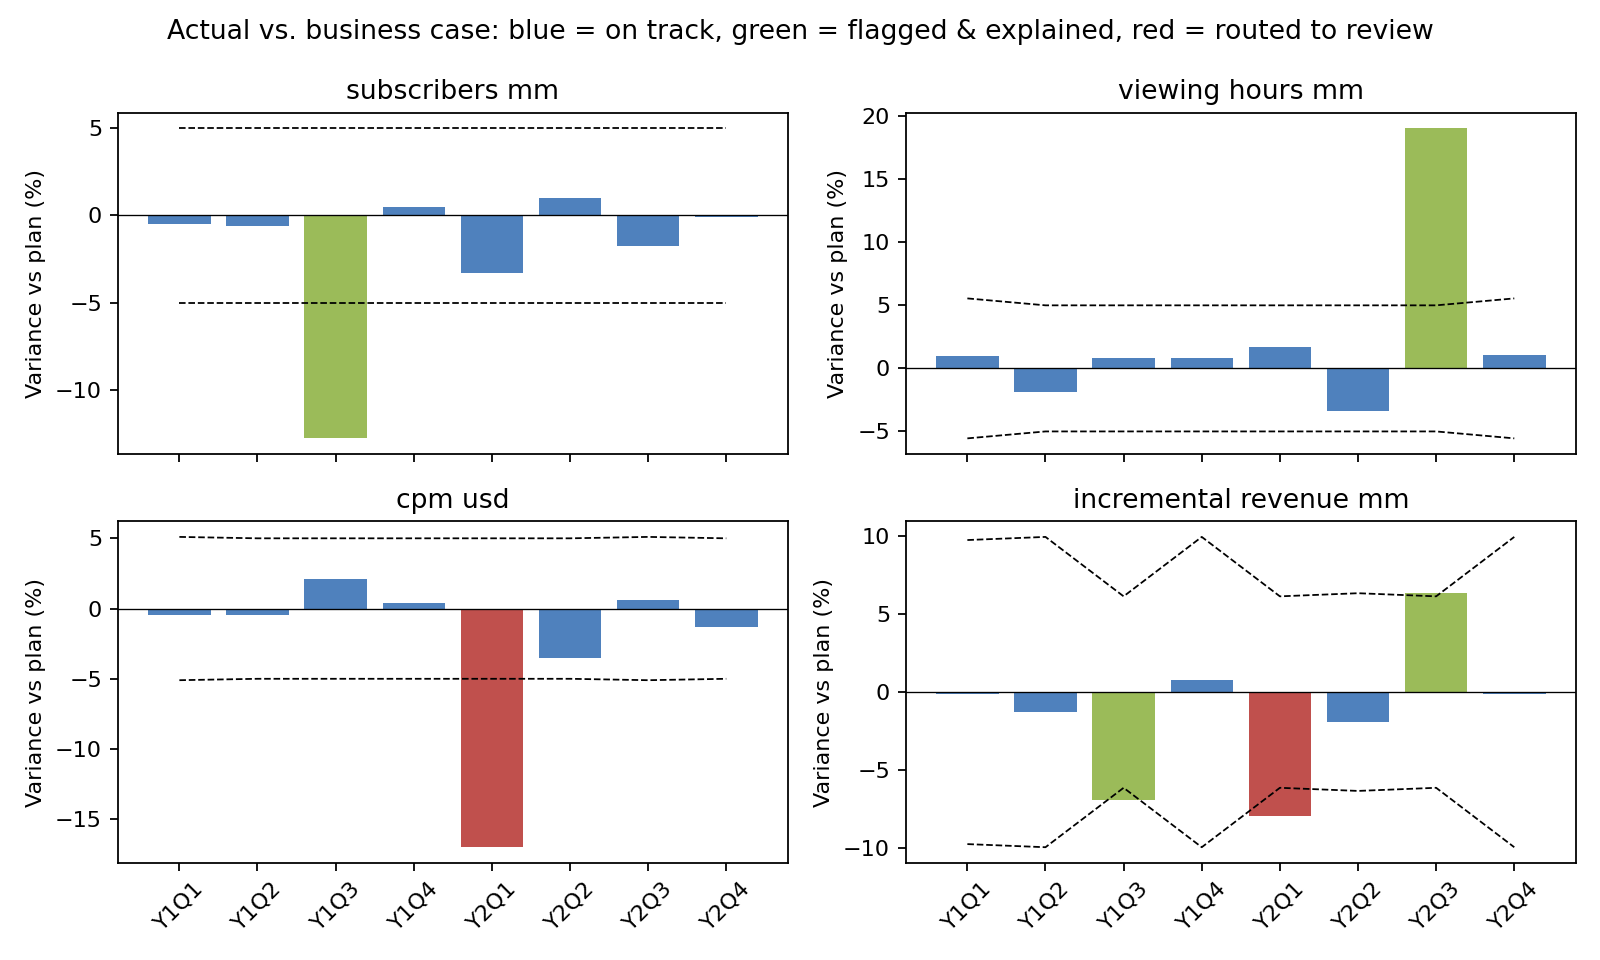

This chart was generated by the following Python code:
"""
Post-signing performance tracking: business case (plan) vs. actuals.

Reuses the approach from my Finance Forecast & Variance Automation project:
  * self-calibrating, per-KPI variance thresholds (median + scaled MAD, leave-one-out)
  * commentary gated on a documented driver in an analyst-maintained event log;
    unexplained variances are routed for review rather than given an invented cause.

Actuals are SIMULATED (seeded, reproducible) because the deal is hypothetical.
Usage: python variance_tracking.py
"""
import csv
import random
import statistics as st
from pathlib import Path

from deal_model import XLSX, load_inputs

ROOT = Path(__file__).resolve().parent
DATA, OUT = ROOT, ROOT
QUARTERS = [f"Y{y}Q{q}" for y in (1, 2) for q in (1, 2, 3, 4)]
KPIS = ["subscribers_mm", "viewing_hours_mm", "cpm_usd", "incremental_revenue_mm"]
MAD_K = 3.0          # sensitivity of the threshold
FLOOR = 0.05         # never flag variances under 5%
SEED = 7


def plan_kpis(g, d):
    """Quarterly plan for Years 1-2 of the Base case (flows split evenly across quarters)."""
    plan = []
    for yr in (1, 2):
        grow = (1 + d["growth"]) ** (yr - 1)
        subs, hours = d["subs"] * grow, d["hours"] * grow
        ad = hours * g["admin"] * g["spots"] * d["cpm"] / 1000 * g["fill"]
        incr = subs * g["price"] * (1 - g["fee"]) + ad * (1 - d["cannib"])
        for _ in range(4):
            plan.append({"subscribers_mm": subs, "viewing_hours_mm": hours / 4,
                         "cpm_usd": d["cpm"], "incremental_revenue_mm": incr / 4})
    return plan


def simulate_actuals(plan, g, d):
    """Driver KPIs = plan x small random noise, plus three injected shocks to test the flagging logic.
    Incremental revenue is then rebuilt from the simulated drivers, so driver shocks flow through to revenue."""
    rng = random.Random(SEED)
    shocks = {("Y1Q3", "subscribers_mm"): -0.15,     # documented in event log
              ("Y2Q1", "cpm_usd"): -0.18,            # NOT documented -> must route to review
              ("Y2Q3", "viewing_hours_mm"): 0.20}    # documented in event log
    actuals = []
    for q, p in zip(QUARTERS, plan):
        row = {k: p[k] * (1 + rng.gauss(0, 0.02) + shocks.get((q, k), 0.0)) for k in KPIS[:3]}
        ad = row["viewing_hours_mm"] * g["admin"] * g["spots"] * row["cpm_usd"] / 1000 * g["fill"]
        row["incremental_revenue_mm"] = row["subscribers_mm"] * g["price"] * (1 - g["fee"]) / 4 + ad * (1 - d["cannib"])
        actuals.append(row)
    return actuals


def load_event_log():
    with open(DATA / "event_log.csv", newline="") as f:
        return {(r["quarter"], r["kpi"]): r["driver"] for r in csv.DictReader(f)}


def mad_threshold(values):
    med = st.median(values)
    mad = st.median([abs(v - med) for v in values])
    return max(FLOOR, med + MAD_K * 1.4826 * mad)


def analyze(plan, actuals, events):
    rows = []
    for k in KPIS:
        pct = [(a[k] - p[k]) / p[k] for p, a in zip(plan, actuals)]
        for i, q in enumerate(QUARTERS):
            others = [abs(v) for j, v in enumerate(pct) if j != i]   # leave-one-out
            thr = mad_threshold(others)
            flag = abs(pct[i]) > thr
            upstream = [f"{kk}: {events[(q, kk)]}" for kk in KPIS[:3] if (q, kk) in events]
            if not flag:
                status, comment = "On track", ""
            elif (q, k) in events:
                status, comment = "Explained", events[(q, k)]
            elif k == "incremental_revenue_mm" and upstream and not any(
                    r["quarter"] == q and r["status"] == "Route to analyst review" for r in rows):
                status, comment = "Explained", "Flows from documented driver - " + "; ".join(upstream)
            else:
                status, comment = "Route to analyst review", "No documented driver - cause not assumed"
            rows.append({"quarter": q, "kpi": k, "plan": round(plan[i][k], 3), "actual": round(actuals[i][k], 3),
                         "variance_pct": round(pct[i], 4), "threshold_pct": round(thr, 4),
                         "flag": "FLAG" if flag else "OK", "status": status, "commentary": comment})
    return rows


def chart(rows):
    import matplotlib
    matplotlib.use("Agg")
    import matplotlib.pyplot as plt
    fig, axes = plt.subplots(2, 2, figsize=(10, 6), sharex=True)
    for ax, k in zip(axes.flat, KPIS):
        r = [x for x in rows if x["kpi"] == k]
        colors = ["#4f81bd" if x["flag"] == "OK" else ("#9bbb59" if x["status"] == "Explained" else "#c0504d") for x in r]
        ax.bar(QUARTERS, [x["variance_pct"] * 100 for x in r], color=colors)
        ax.plot(QUARTERS, [x["threshold_pct"] * 100 for x in r], "k--", lw=0.8)
        ax.plot(QUARTERS, [-x["threshold_pct"] * 100 for x in r], "k--", lw=0.8)
        ax.axhline(0, color="black", lw=0.6)
        ax.set_title(k.replace("_", " "))
        ax.set_ylabel("Variance vs plan (%)")
        ax.tick_params(axis="x", rotation=45)
    fig.suptitle("Actual vs. business case: blue = on track, green = flagged & explained, red = routed to review")
    fig.tight_layout(); fig.savefig(OUT / "variance_tracking.png", dpi=160); plt.close(fig)


if __name__ == "__main__":
    g, scen = load_inputs(XLSX)
    plan = plan_kpis(g, scen["Base"])
    actuals = simulate_actuals(plan, g, scen["Base"])
    with open(DATA / "quarterly_actuals_simulated.csv", "w", newline="") as f:
        w = csv.writer(f)
        w.writerow(["quarter"] + KPIS)
        for q, a in zip(QUARTERS, actuals):
            w.writerow([q] + [round(a[k], 3) for k in KPIS])
    rows = analyze(plan, actuals, load_event_log())
    with open(OUT / "variance_report.csv", "w", newline="") as f:
        w = csv.DictWriter(f, fieldnames=rows[0].keys())
        w.writeheader(); w.writerows(rows)
    chart(rows)
    flagged = [r for r in rows if r["flag"] == "FLAG"]
    print(f"{len(rows)} KPI-quarters checked, {len(flagged)} flagged "
          f"({sum(r['status'] == 'Explained' for r in flagged)} explained, "
          f"{sum(r['status'] != 'Explained' for r in flagged)} routed to review):")
    for r in flagged:
        print(f"  {r['quarter']} {r['kpi']:<24} {r['variance_pct']:+.1%} (threshold {r['threshold_pct']:.1%}) "
              f"-> {r['status']}: {r['commentary']}")
